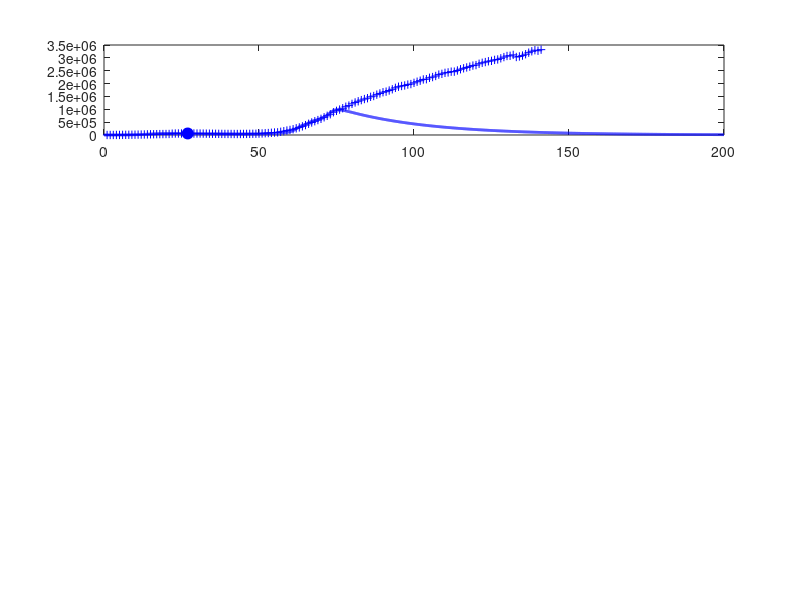

The MATLAB script that drew this image: (Note: this script raises an error after producing the figure.)
% svr19.m

% Revised:  2020 03 25

% Mathemtatical model for the spread of the covid19 virus
% Model for GLOBAL spread of virus
% Model for CHINA spread of virus: download svr19CHINA.m
% Data from https://www.worldometers.info/coronavirus/
% Date file:  covid19.mat  variable covid19
% Model specified by the variables in the INPUT SECTION of the Script

% DOING PHYSICS WITH MATLAB: 
%   http://www.physics.usyd.edu.au/teach_res/mp/mphome.htm
% Documentation
%   http://www.physics.usyd.edu.au/teach_res/mp/doc/sird19E.htm
% Download Scripts
%   http://www.physics.usyd.edu.au/teach_res/mp/mscripts/

% Ian Cooper
% email: matlabvisualphysics@gmail.com
% Matlab 2019b

% Populations: Data d / Model
% Susceptible individuals:  Sd  S
% Active infections (currently infected);  Id  I
% Recovered:  Rd  R
% Dead:  Dd  D

close all
clear
clc

global Imax Rmax Dmax ITmax Smax

load('covid19.mat')

% save covid19.mat covid19

% DATA: variable covid19
% Col 1: World   Id   Currently Infected Cases
% Col 2: World   Rd   Recovered
% Col 3: World   Dd   Deaths

% Data for China with Script svr19CHINA.m
% Col 4: China   Total infected cases
% Col 5: China   Currently Infected Cases
% Col 6: China   Deaths
% Col 7: USA     Total infected cases
% Col 8: USA     Currently infected cases
% Col 9: USA     Deaths
% Col 10: AUST     Total infected cases
% Col 11: AUST     Currently infected cases
% Col 12: AUST     Deaths
% Col 13: IND     Total infected cases
% Col 14: IND     Currently infected cases
% Col 15: IND     Deaths


% Model: number of time steps 
  num = 5000;

% *********************************************************************  
% INPUTS: Model Parameters
% ********************************************************************* 

% Maximum number of days for model   [200]
  tMax = 200;
% Initial number of infections   [0.004] 
  I = zeros(num,1);
  I(1) = 0.004;
% Adjustible model parameters  
% S --> I  [0.38] 
  a = 0.39;
% I --> R  [0.036]
  b = 0.030;
% I --> D  [0.0025]
  d = 0.0057;
  

% *********************************************************************  
% SETUP
% ********************************************************************* 
  
% DATA: Id Rd Dd / Number of data days for COVID19  
  Ndays = find(covid19 == 0,1) - 1;  
  Id  = covid19(1:Ndays,1);
  Rd = covid19(1:Ndays,2);
  Dd    = covid19(1:Ndays,3);

% Model: S  D  R  
  S = zeros(num,1);
  D = zeros(num,1);
  R = zeros(num,1);
  
% Model: Initial values for populations
  S(1) = 1;
  D(1) = 0;
  R(1) = 0;   
  
% TIME [days]
  t = linspace(0,tMax,num)';
  dt = t(2) - t(1);

% SURGE FACTORS
  s = zeros(num,1);
  for n = 1:num-1
    if t(n) > 30; s(n) = 0.33; end
    if t(n) > 58; s(n) = 0.85; end 
    if t(n) > 64; s(n) = 1.90; end   
    if t(n) > 68; s(n) = 2.80; end 
    if t(n) > 71; s(n) = 3.50; end  
    if t(n) > 80; s(n) = 0.00; end  
  end  
  

% *********************************************************************  
% MODEL: Time Evolution
% ********************************************************************* 
 
for n = 1:num-1
  dS = -a*S(n)*I(n)*dt;
  dI = -dS;
  I(n+1) = I(n) + dI;
  dR = b*I(n)*dt;
  dD = d*I(n)*dt;
  surge = s(n)*S(n)*dt;
  R(n+1) = R(n)+ dR;
  D(n+1) = D(n) + dD;
  S(n+1) = S(n) + dS + surge;
  I(n+1) = I(n+1) - dR - dD;
end

% Scaling I, R and D values at day specified by t_index 
%   I(27) = Id(27)
  t_index = 27;
  index = find(t > t_index,1);
  f = Id(t_index)./ I(index);

% Scale populations
  I = f.*I;
  R = f.*R;
  D = f*D;
  
  Imax = max(I);
  Rmax = max(R);
  Dmax = max(D);
  Smax = max(S);
  
% Model: total population that has been infected;  
  Itot = I + R + D;
  ITmax = max(Itot);
  
% Data
  Idtot = Id + Rd + Dd;
  Idmax = max(Id);
  Rdmax = max(Rd);
  Ddmax = max(Dd);
  ITdmax = max(Idtot);
  
% Percentages: model
  pI = 100*I(end) / Itot(end);
  pR = 100*R(end) / Itot(end);
  pD = 100*D(end) / Itot(end);
  
% Percentages: Data
  pId = 100*Id(end) / Idtot(end);
  pRd = 100*Rd(end) / Idtot(end);
  pDd = 100*Dd(end) / Idtot(end);

  
  
% *********************************************************************  
% GRAPHICS
% ********************************************************************* 

figure(1)
  set(gcf,'units','normalized');
  set(gcf,'position',[0.02 0.05 0.3 0.75]);
  set(gcf,'color','w');

subplot(4,1,1)  % INFECTIONS
    xP = 1: Ndays;
    yP = Id;
    plot(xP,yP,'b+')   
    hold on
    
    xP = t_index; yP = Id(t_index);
    plot(xP,yP,'bo','markerfacecolor','b','markersize',8)
    
    xP = t; yP = I;
    plot(xP,yP,'b','linewidth',2)
   
    plotMonths(1)
    
    grid on
    title('Active Infections  I')
    ylabel('I','FontName','Times New Roman')  
    set(gca,'fontsize',12)
  
    
subplot(4,1,2)   % RECOVERIES
    xP = 1: Ndays;
    yP = Rd; 
    plot(xP,yP,'k+')
    hold on
 
    xP = t_index; yP = Rd(t_index);
    plot(xP,yP,'ko','markerfacecolor','k','markersize',8)
    
    xP = t; yP = R;
    plot(xP,yP,'k','linewidth',2)
    
    plotMonths(2)
    
    grid on

    ylabel('R')
    title('Recoveries  R')
    set(gca,'fontsize',12)
   
 
 subplot(4,1,3)    % DEATHS
    xP = 1: Ndays;
    yP = Dd; 
    plot(xP,yP,'r+')
    hold on
 
    xP = t_index; yP = Dd(t_index);
    plot(xP,yP,'ro','markerfacecolor','r','markersize',8)
    
    xP = t; yP = D;
    plot(xP,yP,'r','linewidth',2)
    
    plotMonths(3)
    grid on
    
    ylabel('D')
    title('Deaths  D')
    set(gca,'fontsize',12) 
    
    
 subplot(4,1,4)   % Total infections
 
    th = 5;
    k = log(2)/th;
    v0 = 177400/exp(k*60);
    v = v0.*exp(k*t);
  %  v(v > ITmax) = ITmax;
    
    xP = t(1:2500);
    yP = v(1:2500);
    plot(xP,yP,'r','linewidth',1.2)
   
    hold on
    xP = 1: Ndays;
    yP = Idtot; 
    plot(xP,yP,'b+')
    hold on
    xP = t; yP = Itot;
    plot(xP,yP,'b','linewidth',2)
    
    plotMonths(4)
    
    ylim([0 1.2*ITmax])
    grid on
    xlabel('days elapsed')
    ylabel('I_{tot}','FontName','Times New Roman')
    title('Total Infections I_{tot}');
    set(gca,'fontsize',12) 
    
    
    
figure(2)
   set(gcf,'units','normalized');
   set(gcf,'position',[0.60 0.05 0.25 0.25]);
   set(gcf,'color','w');

   fig = figure(2);
   left_color = [0 0 0];
   right_color = [1 0 1];
   set(fig,'defaultAxesColorOrder',[left_color; right_color]);
   
    plotMonths(5)   
        
    yyaxis left
    xP = t; yP = S;
    plot(xP,yP,'k','linewidth',2)
    grid on
    xlabel('days elapsed')
    ylabel('Susceptible population  S') 
      
    yyaxis right
    xP = t; yP = s;
    plot(xP,yP,'m','linewidth',1)
    grid on
    ylabel('surge factor  s') 
        
    set(gca,'fontsize',12)    

    
    
    
figure(7)
   set(gcf,'units','normalized');
   set(gcf,'position',[0.33 0.05 0.25 0.35]);
   set(gcf,'color','w');

   xlim([0 120])
   ylim([0 250])
   hh = 250; dh = -25;
   
   txt = 'Start date:  22 January 2020';
   Htext = text(0,hh,txt,'fontsize',12);
   set(Htext,'color','k')
   
   hh = hh+dh;
   txt = 'Model Parameters';
   text(0,hh,txt,'fontsize',12)
   
   hh = hh+dh;
   txt = sprintf('I(0) = %3.0f   a = %2.3f   b = %2.3f   d = %2.3f', ...
       I(1),a,b,d);
   text(0,hh,txt,'fontsize',12)
      
   hh = hh+2*dh; 
   txt = 'DATA';
   text(0,hh,txt,'fontsize',12)
   
    z = datenum([2020 1 22]);
    z = z + Ndays-1;
    z = datetime(z,'ConvertFrom','datenum');
    z.Format = 'dd-MMM-yyyy';
    txt = cellstr(z) ; 
    text(20,hh,txt,'fontsize',12)
    
   hh = hh+dh;
   z1 = Id(end); z2 = Rd(end); z3 = Dd(end); z4 = z1+z2+z3;  
   txt = sprintf('I = %5.0f    R = %5.0f    D = %5.0f    I_{tot} = %5.0f', z1,z2,z3,z4);
   text(6,hh,txt,'fontsize',12)
   
   % Recoveries and Deaths
    pR = 100*Rd(end)/(Rd(end)+Dd(end));
    pD = 100*Dd(end)/(Rd(end)+Dd(end));
    hh = hh+dh;
    txt = sprintf('percent: Active = %2.1f  Recoveries = %2.1f    Deaths = %2.1f   ',pId,pRd,pDd);
    text(2,hh,txt,'fontsize',12)  
   
   hh = hh+2*dh; 
   txt = 'MODEL PREDICTIONS';
   text(0,hh,txt,'fontsize',12)
   
    z = datenum([2020 1 22]);
    z = z + tMax;
    z = datetime(z,'ConvertFrom','datenum');
    z.Format = 'dd-MMM-yyyy';
    txt = cellstr(z) ; 
    text(60,hh,txt,'fontsize',12)
   
   hh = hh+dh;
    z1 = I(end); z2 = R(end); z3 = D(end); z4 = z1+z2+z3;  
    txt = sprintf('I = %5.0f    R = %5.0f    D = %5.0f    I_{tot} = %5.0f', z1,z2,z3,z4);
    text(6,hh,txt,'fontsize',12)

   hh = hh+dh;
    txt = 'Peak';
    text(10,hh,txt,'fontsize',12)
    z = find(I == Imax,1);
    z = t(z) + datenum([2020 1 22]);
    z = datetime(z,'ConvertFrom','datenum');
    z.Format = 'dd-MMM-yyyy';
    txt = cellstr(z) ; 
    text(30,hh,txt,'fontsize',12)
   
    txt = sprintf('I_{peak} = %5.0f',Imax);
    text(70,hh,txt,'fontsize',12)
   
    hh = hh+dh;
    txt = sprintf('percent: Active = %2.1f  Recoveries = %2.1f    Deaths = %2.1f   ',pI,pR,pD);
    text(2,hh,txt,'fontsize',12)   
       

    
    axis off
   
    
    function  pM = plotMonths(z)
     global Imax Rmax Dmax ITmax Smax
     
     % Months
       m1 = [2020 01 22];    % day zero
       m2 = [2020 02  1];    % Feb
       m3 = [2020 03  1];    % Mar
       m4 = [2020 04  1];    % Apr
       m5 = [2020 05  1];    % May
       m6 = [2020 06  1];    % Jun
       m7 = [2020 07  1];    % Jul
       m8 = [2020 08  1];    % Aug
   
      tm(1) = datenum(m1);
      tm(2) = datenum(m2) - tm(1);
      tm(3) = datenum(m3) - tm(1);
      tm(4) = datenum(m4) - tm(1);
      tm(5) = datenum(m5) - tm(1);
      tm(6) = datenum(m6) - tm(1);
      tm(7) = datenum(m7) - tm(1);
      tm(8) = datenum(m8) - tm(1);
   
      if z == 1; yMax = Imax; end
      if z == 2; yMax = Rmax; end
      if z == 3; yMax = Dmax; end
      if z == 4; yMax = ITmax; end
      if z == 5; yMax = Smax; end
      
      for n = 2:8
        plot([tm(n), tm(n)], [0, yMax],'linewidth',1,'color', [0.5 0.5 0.5]);
        hold on
      end
      
      ys = 0.8;
      text(22, ys*yMax,'F')
      text(52, ys*yMax,'M')
      text(82, ys*yMax,'A')
      text(112,ys*yMax,'M')
      text(142,ys*yMax,'J')
      text(172,ys*yMax,'J')
      
   end
   
   
